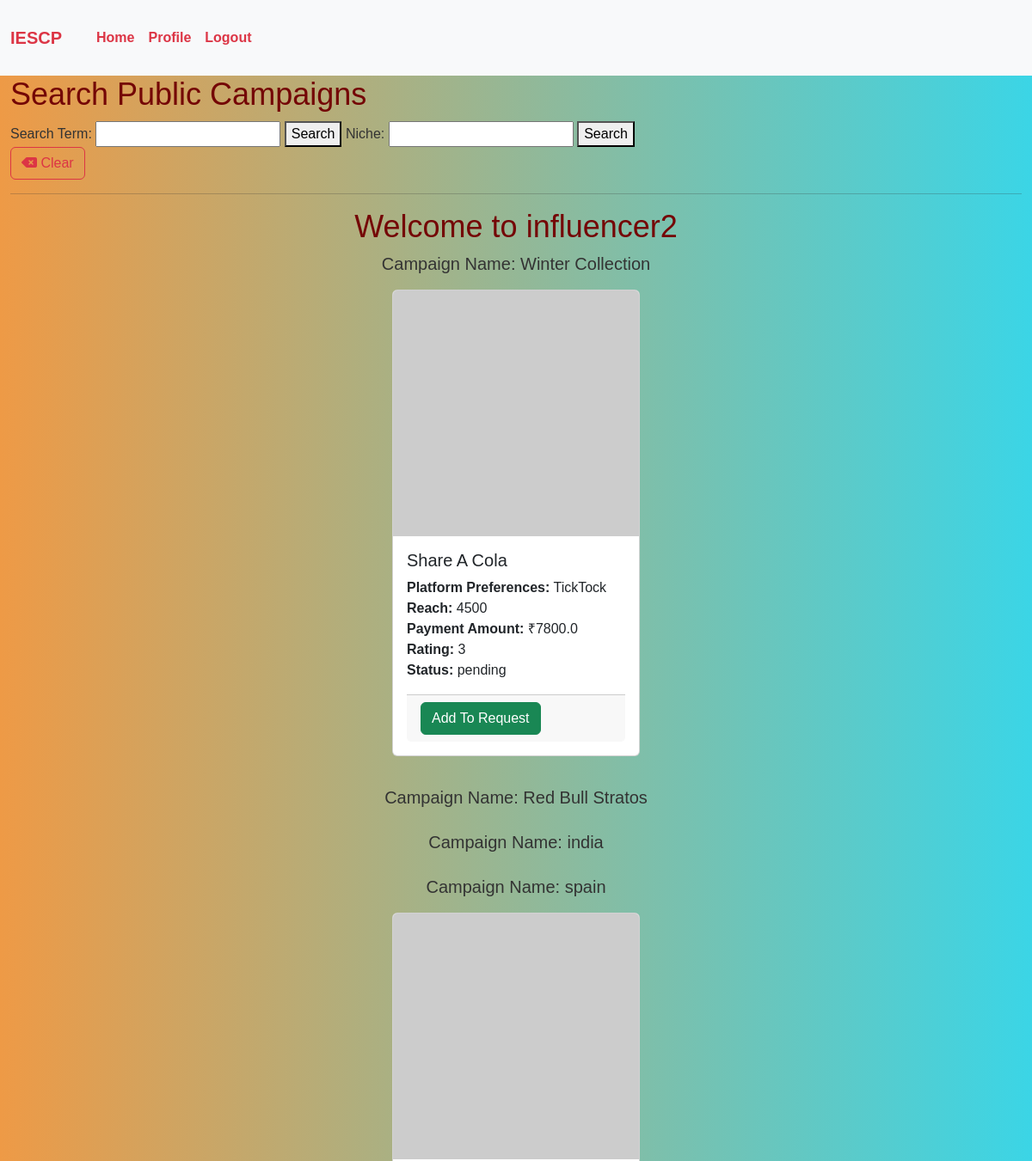
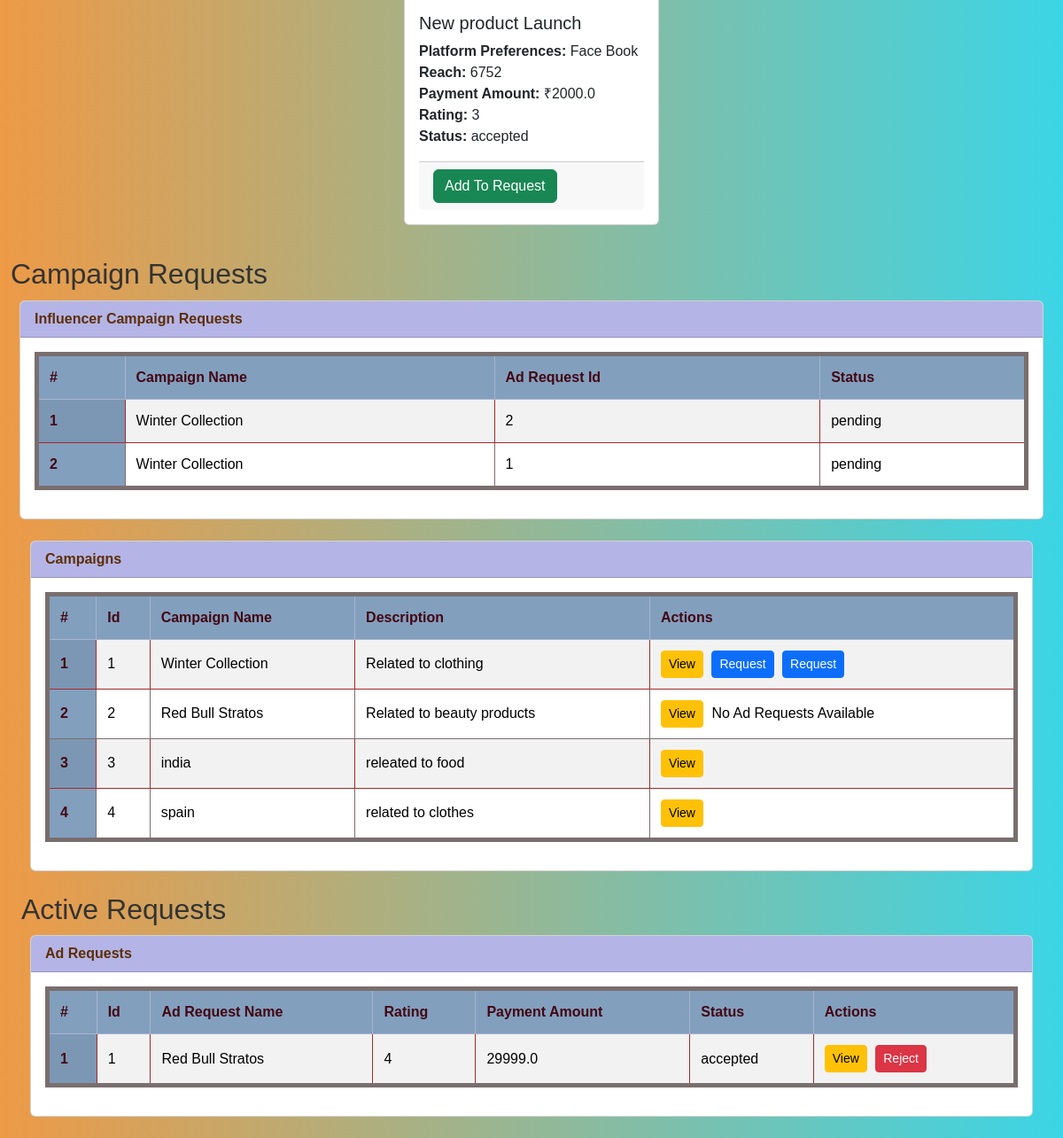
Page /influencer/dashboard/4 (signed in) on the committed database (2 pictures, top to bottom).
### models.py (models this page shows, shortened)
class User(db.Model, UserMixin):
    __tablename__ = 'user'
    id = db.Column(db.Integer, primary_key=True, autoincrement=True)
    username = db.Column(db.String(150), nullable=False, unique=True)
    passhash = db.Column(db.String(256), nullable=False)
    role = db.Column(db.String(50), nullable=False)
    is_admin = db.Column(db.Boolean, default=False)
    name = db.Column(db.String(50), nullable=True)
    company = db.Column(db.String(100), nullable=True)
    industry = db.Column(db.String(100), nullable=True)
    budget = db.Column(db.Float, nullable=True)
    niche = db.Column(db.String(100), nullable=True)
    platform_preferences = db.Column(db.String(200), nullable=True)
    reach = db.Column(db.Integer, nullable=True)
    influencer_campaigns = db.relationship('Campaign', foreign_keys='Campaign.influencer_id', backref='influencer', lazy=True)
    sponsored_campaigns = db.relationship('Campaign', foreign_keys='Campaign.sponsor_id', backref='sponsor', lazy=True, cascade="all, delete-orphan")
    influencer_adrequests = db.relationship('AdRequest', foreign_keys='AdRequest.influencer_id', backref='influencer', lazy=True)
    sponsored_adrequests = db.relationship('AdRequest', foreign_keys='AdRequest.sponsor_id', backref='sponsor', lazy=True, cascade="all, delete-orphan")
    @property
    def password(self):
        raise AttributeError('Password is not a readable attribute')

class Campaign(db.Model):
    __tablename__ = 'campaign'
    id = db.Column(db.Integer, primary_key=True, autoincrement=True)
    name = db.Column(db.String(150), nullable=False)
    description = db.Column(db.Text, nullable=True)
    category = db.Column(db.String(100), nullable=False)
    budget = db.Column(db.Float, nullable=False)
    status = db.Column(db.String(50), nullable=False, default="active")  # 'active', 'paused', 'completed'
    visibility = db.Column(db.String(50), nullable=False, default="public")  # 'public', 'private'
    start_date = db.Column(db.DateTime, nullable=False)
    end_date = db.Column(db.DateTime, nullable=False)
    goal = db.Column(db.String(200), nullable=True)
    influencer_id = db.Column(db.Integer, db.ForeignKey('user.id'), nullable=True)
    sponsor_id = db.Column(db.Integer, db.ForeignKey('user.id'), nullable=False)
    ad_requests = db.relationship('AdRequest', backref='campaign', lazy=True, cascade="all, delete-orphan")
    influencer_campaign_requests = db.relationship('InfluencerCampaignRequest', backref='campaign', lazy=True)

class AdRequest(db.Model):
    __tablename__ = 'ad_request'
    id = db.Column(db.Integer, primary_key=True, autoincrement=True)
    ad_name = db.Column(db.String(150), nullable=False)
    platform_preferences = db.Column(db.Text, nullable=True)
    reach = db.Column(db.Integer, nullable=True)
    payment_amount = db.Column(db.Float, nullable=False)
    ad_status = db.Column(db.String(50), nullable=False, default="pending")  # 'pending', 'accepted', 'rejected'
    rating = db.Column(db.Integer, nullable=True)
    campaign_id = db.Column(db.Integer, db.ForeignKey('campaign.id'), nullable=False)
    influencer_id = db.Column(db.Integer, db.ForeignKey('user.id'), nullable=True)
    sponsor_id = db.Column(db.Integer, db.ForeignKey('user.id'), nullable=False)
    influencer_campaign_requests = db.relationship('InfluencerCampaignRequest', backref='ad_request', lazy=True)

class InfluencerCampaignRequest(db.Model):
    __tablename__ = 'influencer_campaign_request'
    id = db.Column(db.Integer, primary_key=True, autoincrement=True)
    campaign_id = db.Column(db.Integer, db.ForeignKey('campaign.id'), nullable=False)
    influencer_id = db.Column(db.Integer, db.ForeignKey('user.id'), nullable=False)
    sponsor_id = db.Column(db.Integer, db.ForeignKey('user.id'), nullable=False)
    ad_request_id = db.Column(db.Integer, db.ForeignKey('ad_request.id'), nullable=False)
    request_status = db.Column(db.String(50), nullable=False, default="pending")  # 'pending', 'accepted', 'rejected'
    created_at = db.Column(db.DateTime, default=db.func.current_timestamp())
    updated_at = db.Column(db.DateTime, default=db.func.current_timestamp(), onupdate=db.func.current_timestamp())

### routes.py (the view, shortened to what this page needs)
@app.route('/influencer/dashboard/<int:influencer_id>')
def influencer_dashboard(influencer_id):
    if 'user_id' not in session or session.get('user_role') != 'influencer':
        return redirect(url_for('login'))
    user = User.query.get(session['user_id'])
    influencer = User.query.filter_by(id=influencer_id, role='influencer').first()
    if influencer is None:
        flash('Influencer not found.')
        return redirect(url_for('login'))
    adrequests = AdRequest.query.all()
    payment_amount = request.args.get('payment_amount', '')
    ad_requests = AdRequest.query.filter_by(influencer_id=influencer_id).all()
    active_ad_requests = AdRequest.query.filter_by(influencer_id=influencer_id, ad_status='active').all()
    campaigns = Campaign.query.all()
    influencer_campaign_requests = Request.query.filter_by(influencer_id=influencer_id).all()
    return render_template(
        'influencer_dashboard.html',
        name=influencer.username,
        influencer=influencer,
        payment_amount=payment_amount,
        influencer_id=influencer_id,
        adrequests=adrequests,
        ad_requests=ad_requests,
        active_ad_requests=active_ad_requests,
        campaigns=campaigns,
        active_requests=influencer_campaign_requests
    )

### templates/influencer_dashboard.html (shortened to what this page needs)
{% extends "layout.html" %}
{% block content %}
    {% include "influencer/search_form.html" with context %}
    <hr>
    <h1 style="text-align: center;">Welcome to {{ name }}</h1>
    <div class="campaigns-list">
        {% for campaign in campaigns %}
            <h5>Campaign Name: {{ campaign.name }}</h5>
            <div class="adrequests">
                {% for adrequest in campaign.ad_requests %}
                    {% if adrequest.influencer_id=='' %}
                    <div class="card mb-3" style="width: 18rem;">
                        <img src="https://picsum.photos/50/50" class="card-img-top" alt="{{ adrequest.ad_name }}">
                        <div class="card-body">
                            <h5 class="card-title">{{ adrequest.ad_name }}</h5>
                            <p class="card-text">
                                <strong>Platform Preferences:</strong> {{ adrequest.platform_preferences }}<br>
                                <strong>Reach:</strong> {{ adrequest.reach }}<br>
                                <strong>Payment Amount:</strong> &#8377;{{ adrequest.payment_amount }}<br>
                                <strong>Rating:</strong> {{ adrequest.rating }}<br>
                                <strong>Status:</strong> {{ adrequest.ad_status }}
                            </p>
                            <div class="card-footer">
                                <form action="{{ url_for('add_to_request', campaign_id=adrequest.campaign_id,adrequest_id= adrequest.id) }}" method="post">
                                    <button type="submit" class="btn btn-success">Add To Request</button>
                                </form>
                            </div>
                        </div>
                    </div>
                    {% endif %}
                {% endfor %}
            </div>
        {% endfor %}
    </div>
    <div>
        <h2>Campaign Requests</h2>
        <div class="card mb-4">
            <div class="card-header">
                Influencer Campaign Requests
            </div>
            <div class="card-body">
                <table class="table table-striped table-bordered">
                    <thead class="table-primary">
                        <tr>
                            <th scope="col">#</th>
                            <th scope="col">Campaign Name</th>
                            <th scope="col">Ad Request Id</th>
                            <th scope="col">Status</th>
                        </tr>
                    </thead>
                    <tbody>
                        {% for request in active_requests %}
                            <tr>
                                <th scope="row">{{ loop.index }}</th>
                                <td>{{ request.campaign.name }}</td>
                                <td>{{ request.ad_request_id }}</td>
                                <td>{{ request.request_status }}</td>
                            </tr>
                        {% else %}
                            <tr><td colspan="5">No Campaign Requests</td></tr>
                        {% endfor %}
                    </tbody>
                </table>
            </div>
        </div>
    </div>
    <div class="container mt-4">
        <div class="card mb-4">
            <div class="card-header">
                Campaigns
            </div>
            <div class="card-body">
                <table class="table table-striped table-bordered">
                    <thead class="table-primary">
                        <tr>
                            <th scope="col">#</th>
                            <th scope="col">Id</th>
                            <th scope="col">Campaign Name</th>
                            <th scope="col">Description</th>
                            <th scope="col">Actions</th>
                        </tr>
                    </thead>
                    <tbody>
                        {% for campaign in campaigns %}
                            <tr>
                                <th scope="row">{{ loop.index }}</th>
                                <td>{{ campaign.id }}</td>
                                <td>{{ campaign.name }}</td>
                                <td>{{ campaign.description }}</td>
                                <td>
                                    <a href="{{ url_for('inf_view_campaign', campaign_id=campaign.id) }}" class="btn btn-warning btn-sm">View</a>
                                    {% if campaign.ad_requests|length > 0  %}
                                    {%for re in active_requests %}
                                        {% if re.request_status == 'pending' and re.campaign_id == campaign.id %}
                                    <form action="{{ url_for('request_campaign', influencer_id=influencer_id, ad_request_id=campaign.ad_requests[0].id) }}" method="post" style="display:inline;">
                                        <button type="submit" class="btn btn-primary btn-sm">Request</button>
                                    </form>
                                        {% endif %}
                                    {% endfor %}
                                    {% else %}
                                    <span>No Ad Requests Available</span>
                                    {% endif %}
                                </td>
                            </tr>
                        {% endfor %}
                    </tbody>
                </table>
            </div>
        </div>
        <div>
           <h2>Active Requests</h2>
           <div class="card mb-4">
            <div class="card-header">
                Ad Requests
            </div>
            <div class="card-body">
                <table class="table table-striped table-bordered">
                    <thead class="table-primary">
                        <tr>
                            <th scope="col">#</th>
                            <th scope="col">Id</th>
                            <th scope="col">Ad Request Name</th>
                            <th scope="col">Rating</th>
                            <th scope="col">Payment Amount</th>
                            <th scope="col">Status</th>
                            <th scope="col">Actions</th>
                        </tr>
                    </thead>
                    <tbody>
                        {% for ad in ad_requests %}
                        {% if ad.influencer_id == influencer_id %}
                            <tr>
                                <th scope="row">{{ loop.index }}</th>
                                <td>{{ ad.id }}</td>
                                <td>{{ ad.ad_name }}</td>
                                <td>{{ ad.rating }}</td>
                                <td>{{ ad.payment_amount }}</td>
                                <td>{{ ad.ad_status }}</td>
                                <td>
                                    <a href="{{ url_for('inf_adrequest_view', adrequest_id=ad.id) }}" class="btn btn-warning btn-sm">View</a>
                                    {% if ad.ad_status=='accepted' %}
                                    <form action="{{ url_for('reject_request',adrequest_id=ad.id)}}" method="POST" style="display:inline;">
                                        <button type="submit" class="btn btn-danger btn-sm">Reject</button>
                                    </form>
                                    {% else %}
                                    <form action="{{ url_for('accept_request',adrequest_id=ad.id)}}" method="POST" style="display:inline;">
                                        <input type="hidden" name="status" value="accepted">
                                        <button type="submit" class="btn btn-success btn-sm">Accept</button>
                                    </form>
                                    {% endif %}
                                </td>
                            </tr>
                            {% else %}
                            NO Adrequests
                        {% endif %}
                        {% endfor %}
                    </tbody>
                </table>
            </div>
        </div>
        </div>
    </div>
    </div>
{% endblock %}

### templates/layout.html (shortened to what this page needs)
<!DOCTYPE html>
<html lang="en">
<head>
    <link href="https://cdn.jsdelivr.net/npm/bootstrap@5.3.2/dist/css/bootstrap.min.css" rel="stylesheet"
>
    <link rel="stylesheet" href="https://cdnjs.cloudflare.com/ajax/libs/font-awesome/6.5.1/css/all.min.css"
 />
    <link rel="stylesheet" href="/static/dashboard.css">
</head>
<body>
    {% include "navbar.html" with context %}
    <div class="container">
        {% block content %}
        {% endblock %}
</body>
</html>

### templates/navbar.html (shortened to what this page needs)
  <nav class="navbar navbar-expand-lg bg-body-tertiary">
    <div class="container-fluid">
      <a class="navbar-brand" href="/"><b>IESCP</b></a>
      <div class="collapse navbar-collapse" id="navbarNav">
        <ul class="navbar-nav m-3">
          {% if 'user_id' in session %}
          <li class="nav-item">
            <a class="nav-link"  href="{{ url_for('home') }}"><b>Home</b></a>
          </li>
          <li class="nav-item">
            <a class="nav-link"  href="{{ url_for('profile') }}"><b>Profile</b></a>
          </li>
          <li class="nav-item">
            <a class="nav-link"  href="{{ url_for('logout') }}"><b>Logout</b></a>
          </li>
          {% else %}
            <a class="nav-link" href="{{ url_for('home') }}"><b>Home</b></a>
            <a class="nav-link" href="{{ url_for('login') }}"><b>Login</b></a>
          {% endif %}
        </ul>
      </div>
    </div>
  </nav>

### templates/influencer/search_form.html (shortened to what this page needs)
<!DOCTYPE html>
<html lang="en">
<head>
</head>
<body>
    <h1>Search Public Campaigns</h1>
    <form method="POST" action="{{ url_for('search_public_campaigns') }}">
        <label for="search_term">Search Term:</label>
        <input type="text" id="search_term" name="search_term">
        <button type="submit">Search</button>
        <label for="search_category">Niche:</label>
        <input type="text" id="search_category" name="search_category">
        <button type="submit">Search</button>
    </form>
    <form action="{{ url_for('influencer_dashboard', influencer_id=influencer_id) }}" method="get">
        <button type="submit" class="btn btn-outline-danger">
            <i class="fas fa-backspace"></i> Clear
        </button>
    </form>
</body>
</html>

### rows in the picture
User: username "influencer2"
Campaign: name "Winter Collection", id "1", description "Related to clothing"
AdRequest: ad_name "Share A Cola", platform_preferences "TickTock", reach "4500", payment_amount "7800.0", rating "3", ad_status "pending"
Campaign: name "Red Bull Stratos", id "2", description "Related to beauty products", shows "No Ad Requests Available"
Campaign: name "india", id "3", description "releated to food"
Campaign: name "spain", id "4", description "related to clothes"
AdRequest: ad_name "New product Launch", platform_preferences "Face Book", reach "6752", payment_amount "2000.0", rating "3", ad_status "accepted"
InfluencerCampaignRequest: campaign.name "Winter Collection", ad_request_id "2", request_status "pending"
InfluencerCampaignRequest: campaign.name "Winter Collection", ad_request_id "1", request_status "pending"
AdRequest: id "1", ad_name "Red Bull Stratos", rating "4", payment_amount "29999.0", ad_status "accepted"
